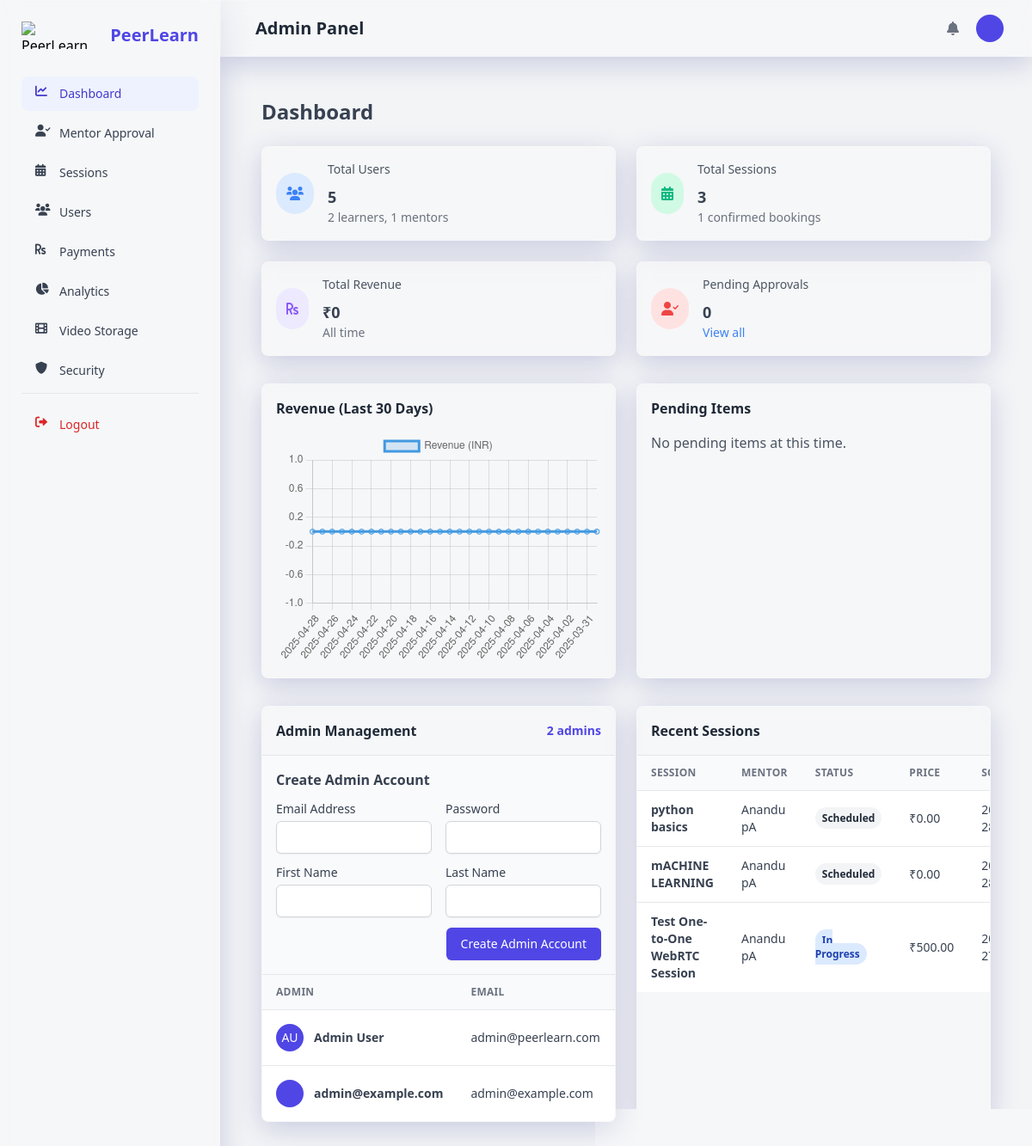
/admin-panel/ (signed in), run on an earlier commit of the app's database.
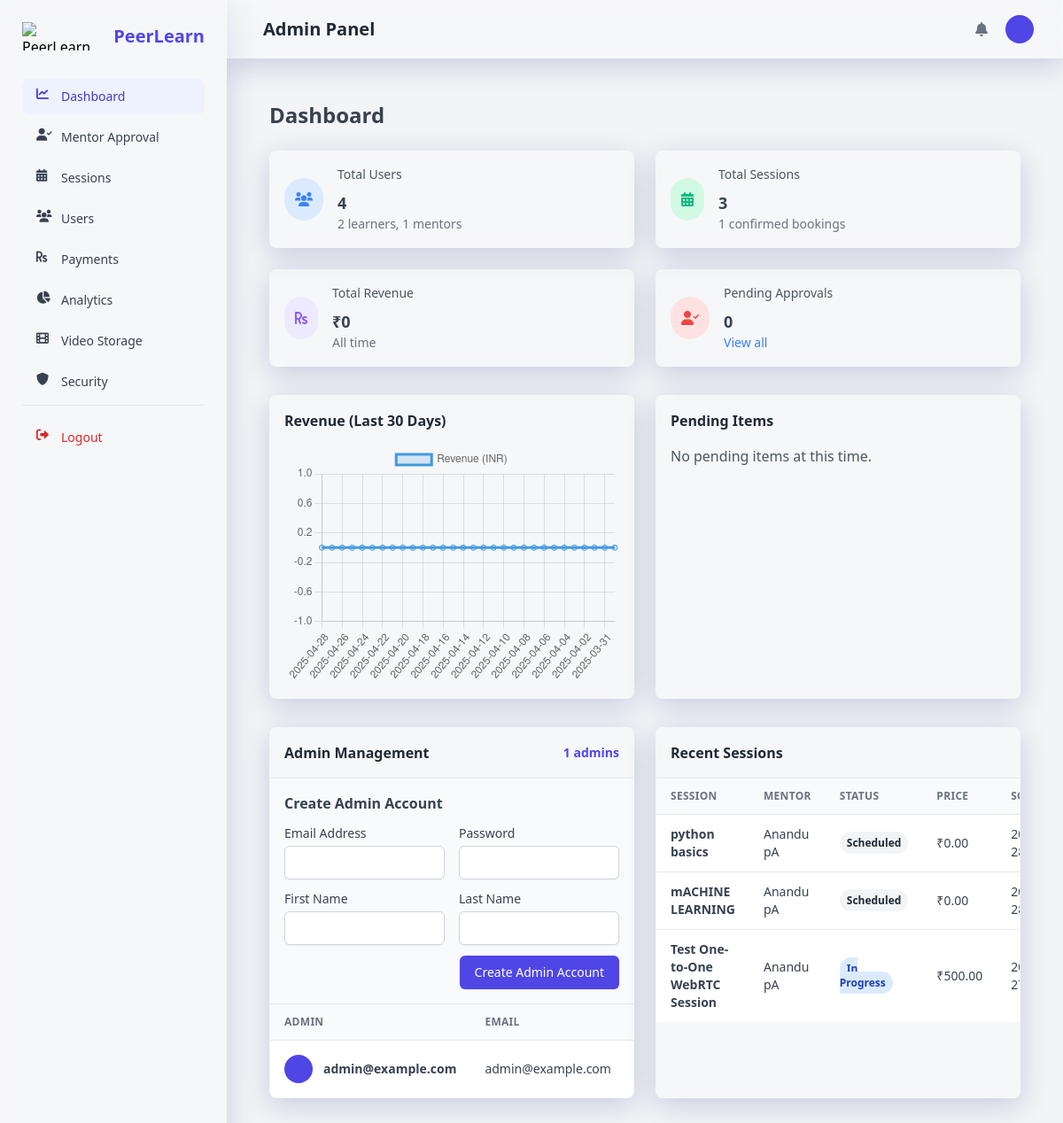
And on a later commit of the database.
### users/models.py (models this page shows, shortened)
class User(AbstractUser):
    ROLE_CHOICES = (
        ('learner', _('Learner')),
        ('mentor', _('Mentor')),
        ('admin', _('Admin')),
    )
    username = None
    email = models.EmailField(_('email address'), unique=True)
    profile_picture = models.ImageField(_('profile picture'), upload_to='profile_pictures/', blank=True, null=True)
    role = models.CharField(_('role'), max_length=10, choices=ROLE_CHOICES, default='learner')
    two_factor_enabled = models.BooleanField(_('two-factor authentication'), default=False)
    USERNAME_FIELD = 'email'
    REQUIRED_FIELDS = []
    objects = UserManager()
    def get_full_name(self):
        return f"{self.first_name} {self.last_name}".strip() or self.email
    full_name = property(get_full_name)

class MentorProfile(models.Model):
    user = models.OneToOneField(User, on_delete=models.CASCADE, related_name='mentor_profile')
    expertise = models.CharField(_('area of expertise'), max_length=255)
    bio = models.TextField(_('biography'))
    hourly_rate = models.DecimalField(_('hourly rate'), max_digits=10, decimal_places=2)
    is_approved = models.BooleanField(_('approved status'), default=False)
    intro_video = models.URLField(_('introduction video'), blank=True, null=True)
    average_rating = models.DecimalField(_('average rating'), max_digits=3, decimal_places=2, default=0)
    total_reviews = models.PositiveIntegerField(_('total reviews'), default=0)
    created_at = models.DateTimeField(auto_now_add=True)
    updated_at = models.DateTimeField(auto_now=True)

### learning_sessions/models.py (models this page shows, shortened)
class Session(models.Model):
    STATUS_CHOICES = (
        ('scheduled', _('Scheduled')),
        ('in_progress', _('In Progress')),
        ('completed', _('Completed')),
        ('cancelled', _('Cancelled')),
    )
    mentor = models.ForeignKey(MentorProfile, on_delete=models.CASCADE, related_name='sessions')
    title = models.CharField(_('title'), max_length=255)
    description = models.TextField(_('description'))
    topics_to_cover = models.TextField(_('topics to cover'), blank=True, help_text=_("List of topics that will be covered in this session"))
    start_time = models.DateTimeField(_('start time'))
    end_time = models.DateTimeField(_('end time'))
    price = models.DecimalField(_('price'), max_digits=10, decimal_places=2)
    max_participants = models.PositiveIntegerField(_('maximum participants'), default=1)
    current_participants = models.PositiveIntegerField(_('current participants'), default=0)
    status = models.CharField(_('status'), max_length=20, choices=STATUS_CHOICES, default='scheduled')
    tags = models.CharField(_('tags'), max_length=255, blank=True, help_text=_("Comma-separated tags"))
    thumbnail = models.ImageField(_('thumbnail'), upload_to='session_thumbnails/', blank=True, null=True)
    created_at = models.DateTimeField(auto_now_add=True)
    updated_at = models.DateTimeField(auto_now=True)
    class Meta:
        ordering = ['start_time']
        indexes = [
            models.Index(fields=['start_time']),
            models.Index(fields=['status']),
        ]

### admin_panel/views.py (the view)
# urls.py: path('', views.admin_dashboard, name='admin_dashboard'),
@login_required
@user_passes_test(is_admin)
def admin_dashboard(request):
    total_users = User.objects.count()
    total_learners = User.objects.filter(role='learner').count()
    total_mentors = User.objects.filter(role='mentor').count()
    total_admins = User.objects.filter(role='admin').count()
    total_sessions = Session.objects.count()
    total_bookings = Booking.objects.filter(status='confirmed').count()
    total_revenue = Transaction.objects.filter(status='completed').aggregate(Sum('amount'))['amount__sum'] or 0
    pending_mentors = MentorProfile.objects.filter(is_approved=False).select_related('user')
    pending_withdrawals = WithdrawalRequest.objects.filter(status='pending').select_related('mentor__user')
    admin_users = User.objects.filter(role='admin').order_by('-date_joined')
    thirty_days_ago = timezone.now() - timedelta(days=30)
    recent_transactions = Transaction.objects.filter(
        status='completed',
        created_at__gte=thirty_days_ago
    )
    revenue_by_day = {}
    for i in range(30):
        day = (timezone.now() - timedelta(days=i)).date()
        revenue_by_day[day.strftime('%Y-%m-%d')] = 0
    for transaction in recent_transactions:
        day = transaction.created_at.date().strftime('%Y-%m-%d')
        if day in revenue_by_day:
            revenue_by_day[day] += float(transaction.amount)
    chart_labels = list(revenue_by_day.keys())
    chart_data = list(revenue_by_day.values())
    recent_sessions = Session.objects.all().order_by('-created_at')[:10]
    context = {
        'total_users': total_users,
        'total_learners': total_learners,
        'total_mentors': total_mentors,
        'total_admins': total_admins,
        'total_sessions': total_sessions,
        'total_bookings': total_bookings,
        'total_revenue': total_revenue,
        'pending_mentors': pending_mentors,
        'pending_withdrawals': pending_withdrawals,
        'chart_labels': chart_labels,
        'chart_data': chart_data,
        'recent_sessions': recent_sessions,
        'admin_users': admin_users,
    }
    return render(request, 'admin_panel/dashboard.html', context)

### admin_panel/views.py (called while the page is built)
def is_admin(user):
    return user.is_authenticated and user.role == 'admin'

### templates/admin_panel/dashboard.html (shortened to what the changed rows need)
{% extends 'admin_panel/base.html' %}
{% load static %}
{% load i18n %}
{% block content %}
<div class="container px-6 mx-auto grid">
    <h2 class="my-6 text-2xl font-semibold text-gray-700">
        {% trans "Dashboard" %}
    </h2>
    <div class="grid gap-6 mb-8 md:grid-cols-2 xl:grid-cols-4">
        <div class="flex items-center p-4 bg-white rounded-lg shadow-xs glassmorphism">
            <div>
                <p class="mb-2 text-sm font-medium text-gray-600">
                    {% trans "Total Users" %}
                </p>
                <p class="text-lg font-semibold text-gray-700">
                    {{ total_users }}
                </p>
                <p class="text-sm text-gray-500">
                    {{ total_learners }} {% trans "learners" %}, {{ total_mentors }} {% trans "mentors" %}
                </p>
            </div>
        </div>
    </div>
    <div class="grid gap-6 mb-8 md:grid-cols-2">
        <div class="w-full overflow-hidden rounded-lg shadow-xs glassmorphism mb-8">
            <div class="w-full overflow-x-auto">
                <h4 class="font-semibold text-gray-800 p-4 border-b flex items-center justify-between">
                    <span>{% trans "Admin Management" %}</span>
                    <span class="text-sm text-indigo-600">{{ total_admins }} {% trans "admins" %}</span>
                </h4>
                {% if admin_users %}
                <table class="w-full whitespace-no-wrap">
                    <thead>
                        <tr class="text-xs font-semibold tracking-wide text-left text-gray-500 uppercase border-b bg-gray-50">
                            <th class="px-4 py-3">{% trans "Admin" %}</th>
                            <th class="px-4 py-3">{% trans "Email" %}</th>
                            <th class="px-4 py-3">{% trans "Joined" %}</th>
                        </tr>
                    </thead>
                    <tbody class="bg-white divide-y">
                        {% for admin in admin_users %}
                        <tr class="text-gray-700">
                            <td class="px-4 py-3">
                                <div class="flex items-center text-sm">
                                    <div class="h-8 w-8 rounded-full bg-indigo-600 flex items-center justify-center text-white uppercase mr-3">
                                        {{ admin.first_name|first }}{{ admin.last_name|first }}
                                    </div>
                                    <div class="font-semibold">{{ admin.get_full_name }}</div>
                                </div>
                            </td>
                            <td class="px-4 py-3 text-sm">
                                {{ admin.email }}
                            </td>
                            <td class="px-4 py-3 text-sm">
                            </td>
                        </tr>
                        {% endfor %}
                    </tbody>
                </table>
                {% else %}
                <div class="p-4 text-center text-gray-500">
                    {% trans "No admin users found." %}
                </div>
                {% endif %}
            </div>
        </div>
        <div class="w-full overflow-hidden rounded-lg shadow-xs glassmorphism mb-8">
            <div class="w-full overflow-x-auto">
                <table class="w-full whitespace-no-wrap">
                    <thead>
                        <tr class="text-xs font-semibold tracking-wide text-left text-gray-500 uppercase border-b bg-gray-50">
                            <th class="px-4 py-3">{% trans "Session" %}</th>
                            <th class="px-4 py-3">{% trans "Mentor" %}</th>
                            <th class="px-4 py-3">{% trans "Status" %}</th>
                            <th class="px-4 py-3">{% trans "Price" %}</th>
                            <th class="px-4 py-3">{% trans "Schedule" %}</th>
                        </tr>
                    </thead>
                    <tbody class="bg-white divide-y">
                        {% for session in recent_sessions %}
                        <tr class="text-gray-700">
                            <td class="px-4 py-3">
                                <div class="flex items-center text-sm">
                                    <div class="font-semibold">{{ session.title }}</div>
                                </div>
                            </td>
                            <td class="px-4 py-3 text-sm">
                                {{ session.mentor.user.get_full_name }}
                            </td>
                            <td class="px-4 py-3 text-xs">
                                <span class="px-2 py-1 font-semibold leading-tight rounded-full
                                {% if session.status == 'scheduled' %}
                                    bg-gray-100 text-gray-800
                                {% elif session.status == 'in_progress' %}
                                    bg-blue-100 text-blue-800
                                {% elif session.status == 'completed' %}
                                    bg-green-100 text-green-800
                                {% elif session.status == 'cancelled' %}
                                    bg-red-100 text-red-800
                                {% endif %}">
                                    {{ session.get_status_display }}
                                </span>
                            </td>
                            <td class="px-4 py-3 text-sm">
                                ₹{{ session.price }}
                            </td>
                            <td class="px-4 py-3 text-sm">
                                {{ session.start_time|date:"Y-m-d H:i" }}
                            </td>
                        </tr>
                        {% empty %}
                        <tr>
                            <td colspan="5" class="px-4 py-3 text-center text-gray-500">
                                {% trans "No sessions found." %}
                            </td>
                        </tr>
                        {% endfor %}
                    </tbody>
                </table>
            </div>
        </div>
    </div>
</div>
{% endblock %}
{% block extra_js %}
<script>
    document.addEventListener('DOMContentLoaded', function() {
        // Setup revenue chart
        const revenueCanvas = document.getElementById('revenue-chart');
        const chartLabels = {{ chart_labels|safe }};
        const chartData = {{ chart_data|safe }};
        new Chart(revenueCanvas, {
            type: 'line',
            data: {
                labels: chartLabels,
                datasets: [{
                    label: '{% trans "Revenue (INR)" %}',
                    backgroundColor: 'rgba(66, 153, 225, 0.2)',
                    borderColor: 'rgba(66, 153, 225, 1)',
                    data: chartData,
                    fill: true,
                }],
            },
            options: {
                maintainAspectRatio: false,
                responsive: true,
                tooltips: {
                    mode: 'index',
                    intersect: false,
                    callbacks: {
                        label: function(tooltipItem, data) {
                            return '₹' + tooltipItem.yLabel.toFixed(2);
                        }
                    }
                },
                hover: {
                    mode: 'nearest',
                    intersect: true
                },
                scales: {
                    xAxes: [{
                        gridLines: {
                            display: false
                        },
                        ticks: {
                            maxTicksLimit: 10
                        }
                    }],
                    yAxes: [{
                        ticks: {
                            beginAtZero: true,
                            callback: function(value) {
                                return '₹' + value;
                            }
                        }
                    }]
                },
                legend: {
                    display: false
                }
            }
        });
    });
</script>
{% endblock %}

What changed in the data, as far as the page shows it:
removed User: first_name|first "A", last_name|first "U", get_full_name "Admin User", email "admin@peerlearn.com"
Also different on the page:
{{ total_users }}: "5" → "4"
{{ total_admins }}: "2" → "1"
